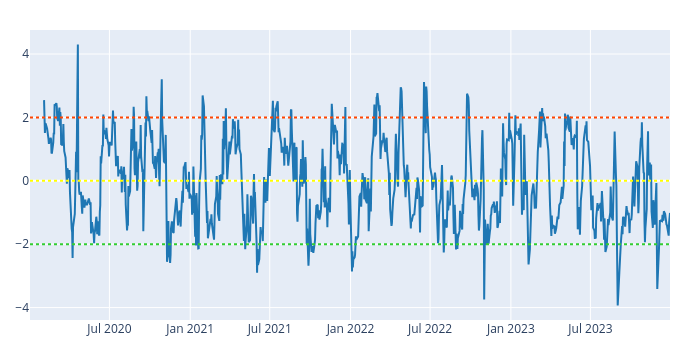

This figure's notebook cell:
### Code cell
fig = zscore.vbt.plot()
fig.add_hline(y=thresh, line_color="orangered",line_dash="dot")
fig.add_hline(y=0, line_color="yellow",line_dash="dot")
fig.add_hline(y=-thresh, line_color="limegreen",line_dash="dot")
fig.show()

### Figure 1 — Plotly figure (JSON) as saved in the notebook; plotly's stock layout.template omitted (floating-point values rounded to 4 significant figures; data arrays with more than 128 entries replaced by an {"elided": "..."} marker saying what was removed)
{"data": [{"showlegend": false, "type": "scatter", "uid": "4e8e8c69-fc7a-467b-9a36-293c8bf140fa", "x": {"elided": "1006 str values"}, "y": {"elided": "1006 float values"}}], "layout": {"height": 350, "legend": {"orientation": "h", "traceorder": "normal", "x": 1, "xanchor": "right", "y": 1.02, "yanchor": "bottom"}, "margin": {"b": 30, "l": 30, "r": 30, "t": 30}, "shapes": [{"line": {"color": "orangered", "dash": "dot"}, "type": "line", "x0": 0, "x1": 1, "xref": "x domain", "y0": 2, "y1": 2, "yref": "y"}, {"line": {"color": "yellow", "dash": "dot"}, "type": "line", "x0": 0, "x1": 1, "xref": "x domain", "y0": 0, "y1": 0, "yref": "y"}, {"line": {"color": "limegreen", "dash": "dot"}, "type": "line", "x0": 0, "x1": 1, "xref": "x domain", "y0": -2, "y1": -2, "yref": "y"}], "width": 700}}
